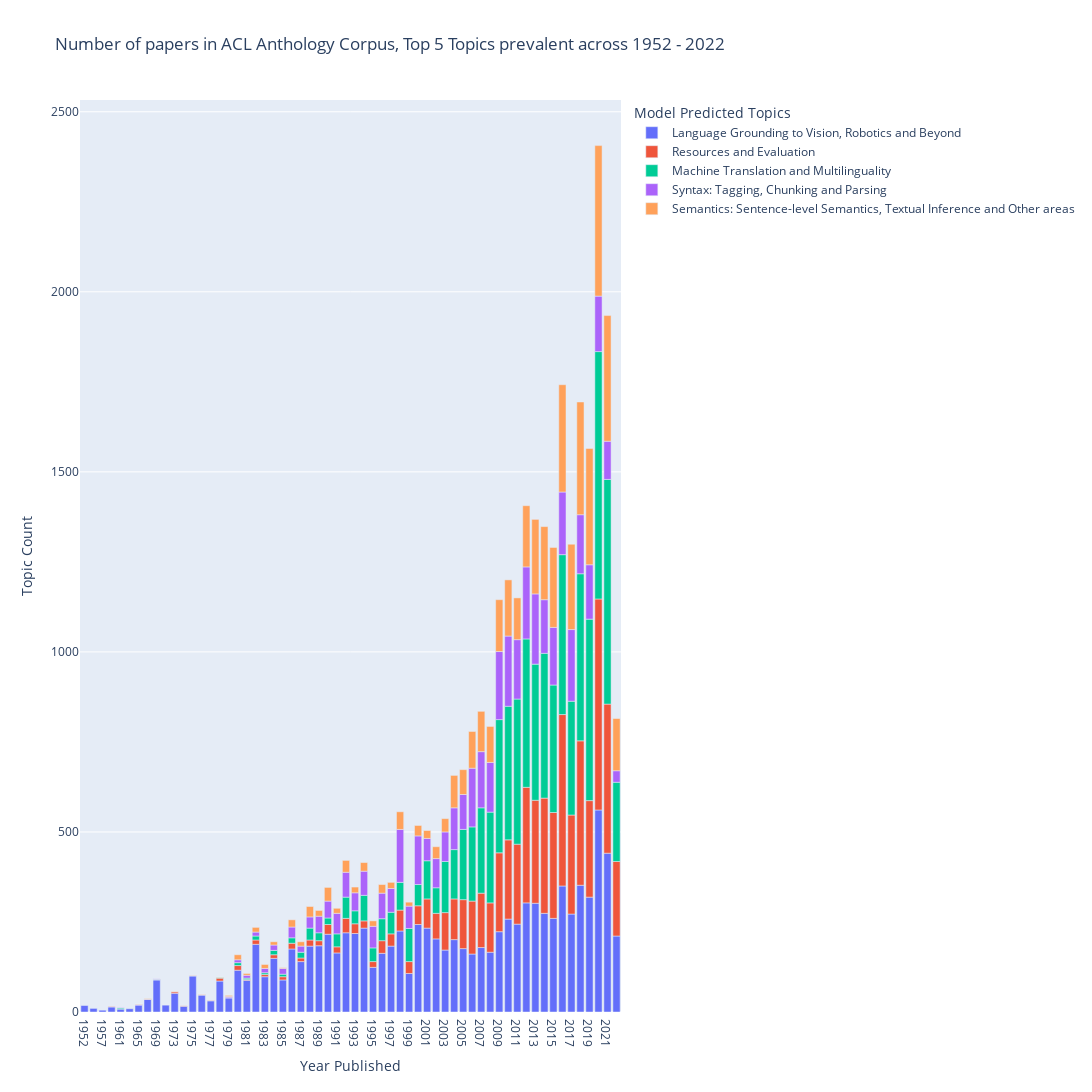

The notebook cell this image was saved under:
### Code cell
import plotly.express as px

fig = px.bar(df_plot_1, x="Year Published", y="Topic Count", color="Model Predicted Topics", title="Number of papers in ACL Anthology Corpus, Top 5 Topics prevalent across 1952 - 2022",
             width=1800, height=1200)
fig.show()

### Figure 1 — Plotly figure (JSON) as saved in the notebook; plotly's stock layout.template omitted (floating-point values rounded to 4 significant figures)
{"data": [{"alignmentgroup": "True", "hovertemplate": "Model Predicted Topics=Language Grounding to Vision, Robotics and Beyond<br>Year Published=%{x}<br>Topic Count=%{y}<extra></extra>", "legendgroup": "Language Grounding to Vision, Robotics and Beyond", "marker": {"color": "#636efa", "pattern": {"shape": ""}}, "name": "Language Grounding to Vision, Robotics and Beyond", "offsetgroup": "Language Grounding to Vision, Robotics and Beyond", "orientation": "v", "showlegend": true, "textposition": "auto", "type": "bar", "x": ["1952", "1956", "1957", "1960", "1961", "1962", "1965", "1967", "1969", "1971", "1973", "1974", "1975", "1976", "1977", "1978", "1979", "1980", "1981", "1982", "1983", "1984", "1985", "1986", "1987", "1988", "1989", "1990", "1991", "1992", "1993", "1994", "1995", "1996", "1997", "1998", "1999", "2000", "2001", "2002", "2003", "2004", "2005", "2006", "2007", "2008", "2009", "2010", "2011", "2012", "2013", "2014", "2015", "2016", "2017", "2018", "2019", "2020", "2021", "2022"], "xaxis": "x", "y": [18, 10, 5, 14, 8, 9, 19, 35, 89, 19, 52, 16, 100, 47, 31, 86, 39, 116, 88, 188, 98, 149, 89, 175, 140, 183, 184, 216, 164, 220, 218, 233, 124, 163, 183, 225, 107, 243, 233, 203, 172, 201, 176, 161, 179, 166, 223, 258, 244, 303, 302, 274, 260, 350, 272, 352, 319, 561, 441, 211], "yaxis": "y"}, {"alignmentgroup": "True", "hovertemplate": "Model Predicted Topics=Resources and Evaluation<br>Year Published=%{x}<br>Topic Count=%{y}<extra></extra>", "legendgroup": "Resources and Evaluation", "marker": {"color": "#EF553B", "pattern": {"shape": ""}}, "name": "Resources and Evaluation", "offsetgroup": "Resources and Evaluation", "orientation": "v", "showlegend": true, "textposition": "auto", "type": "bar", "x": ["1960", "1967", "1969", "1973", "1974", "1976", "1977", "1978", "1979", "1980", "1981", "1982", "1983", "1984", "1985", "1986", "1987", "1988", "1989", "1990", "1991", "1992", "1993", "1994", "1995", "1996", "1997", "1998", "1999", "2000", "2001", "2002", "2003", "2004", "2005", "2006", "2007", "2008", "2009", "2010", "2011", "2012", "2013", "2014", "2015", "2016", "2017", "2018", "2019", "2020", "2021", "2022"], "xaxis": "x", "y": [1, 1, 1, 4, 1, 1, 1, 8, 1, 13, 2, 12, 6, 10, 9, 16, 10, 17, 14, 27, 17, 40, 27, 20, 16, 35, 34, 58, 33, 52, 81, 71, 104, 113, 136, 147, 151, 137, 219, 220, 222, 321, 286, 320, 294, 476, 275, 401, 268, 586, 414, 207], "yaxis": "y"}, {"alignmentgroup": "True", "hovertemplate": "Model Predicted Topics=Machine Translation and Multilinguality<br>Year Published=%{x}<br>Topic Count=%{y}<extra></extra>", "legendgroup": "Machine Translation and Multilinguality", "marker": {"color": "#00cc96", "pattern": {"shape": ""}}, "name": "Machine Translation and Multilinguality", "offsetgroup": "Machine Translation and Multilinguality", "orientation": "v", "showlegend": true, "textposition": "auto", "type": "bar", "x": ["1961", "1969", "1978", "1980", "1981", "1982", "1983", "1984", "1985", "1986", "1987", "1988", "1989", "1990", "1991", "1992", "1993", "1994", "1995", "1996", "1997", "1998", "1999", "2000", "2001", "2002", "2003", "2004", "2005", "2006", "2007", "2008", "2009", "2010", "2011", "2012", "2013", "2014", "2015", "2016", "2017", "2018", "2019", "2020", "2021", "2022"], "xaxis": "x", "y": [3, 1, 2, 8, 4, 11, 5, 12, 7, 15, 16, 33, 22, 18, 36, 59, 36, 71, 38, 61, 60, 77, 92, 59, 106, 71, 142, 137, 195, 206, 237, 252, 370, 371, 403, 412, 378, 402, 354, 444, 316, 464, 504, 687, 624, 220], "yaxis": "y"}, {"alignmentgroup": "True", "hovertemplate": "Model Predicted Topics=Syntax: Tagging, Chunking and Parsing<br>Year Published=%{x}<br>Topic Count=%{y}<extra></extra>", "legendgroup": "Syntax: Tagging, Chunking and Parsing", "marker": {"color": "#ab63fa", "pattern": {"shape": ""}}, "name": "Syntax: Tagging, Chunking and Parsing", "offsetgroup": "Syntax: Tagging, Chunking and Parsing", "orientation": "v", "showlegend": true, "textposition": "auto", "type": "bar", "x": ["1961", "1965", "1969", "1975", "1979", "1980", "1981", "1982", "1983", "1984", "1985", "1986", "1987", "1988", "1989", "1990", "1991", "1992", "1993", "1994", "1995", "1996", "1997", "1998", "1999", "2000", "2001", "2002", "2003", "2004", "2005", "2006", "2007", "2008", "2009", "2010", "2011", "2012", "2013", "2014", "2015", "2016", "2017", "2018", "2019", "2020", "2021", "2022"], "xaxis": "x", "y": [1, 2, 1, 1, 3, 8, 8, 11, 12, 15, 16, 30, 17, 31, 46, 47, 57, 69, 50, 67, 60, 71, 66, 147, 62, 135, 62, 81, 82, 116, 97, 163, 156, 138, 189, 195, 165, 200, 195, 149, 160, 174, 199, 164, 151, 154, 106, 32], "yaxis": "y"}, {"alignmentgroup": "True", "hovertemplate": "Model Predicted Topics=Semantics: Sentence-level Semantics, Textual Inference and Other areas<br>Year Published=%{x}<br>Topic Count=%{y}<extra></extra>", "legendgroup": "Semantics: Sentence-level Semantics, Textual Inference and Other areas", "marker": {"color": "#FFA15A", "pattern": {"shape": ""}}, "name": "Semantics: Sentence-level Semantics, Textual Inference and Other areas", "offsetgroup": "Semantics: Sentence-level Semantics, Textual Inference and Other areas", "orientation": "v", "showlegend": true, "textposition": "auto", "type": "bar", "x": ["1965", "1967", "1973", "1975", "1976", "1978", "1979", "1980", "1981", "1982", "1983", "1984", "1985", "1986", "1987", "1988", "1989", "1990", "1991", "1992", "1993", "1994", "1995", "1996", "1997", "1998", "1999", "2000", "2001", "2002", "2003", "2004", "2005", "2006", "2007", "2008", "2009", "2010", "2011", "2012", "2013", "2014", "2015", "2016", "2017", "2018", "2019", "2020", "2021", "2022"], "xaxis": "x", "y": [1, 1, 1, 1, 1, 1, 3, 14, 5, 13, 11, 9, 2, 20, 12, 29, 16, 38, 14, 33, 16, 24, 15, 24, 17, 49, 11, 29, 22, 33, 37, 90, 69, 102, 112, 100, 144, 156, 116, 170, 207, 203, 222, 298, 237, 313, 323, 418, 349, 145], "yaxis": "y"}], "layout": {"barmode": "relative", "height": 1200, "legend": {"title": {"text": "Model Predicted Topics"}, "tracegroupgap": 0}, "title": {"text": "Number of papers in ACL Anthology Corpus, Top 5 Topics prevalent across 1952 - 2022"}, "width": 1800, "xaxis": {"anchor": "y", "autorange": true, "domain": [0, 1], "range": [-0.5, 59.5], "title": {"text": "Year Published"}, "type": "category"}, "yaxis": {"anchor": "x", "autorange": true, "domain": [0, 1], "range": [0, 2533.0], "title": {"text": "Topic Count"}, "type": "linear"}}}
